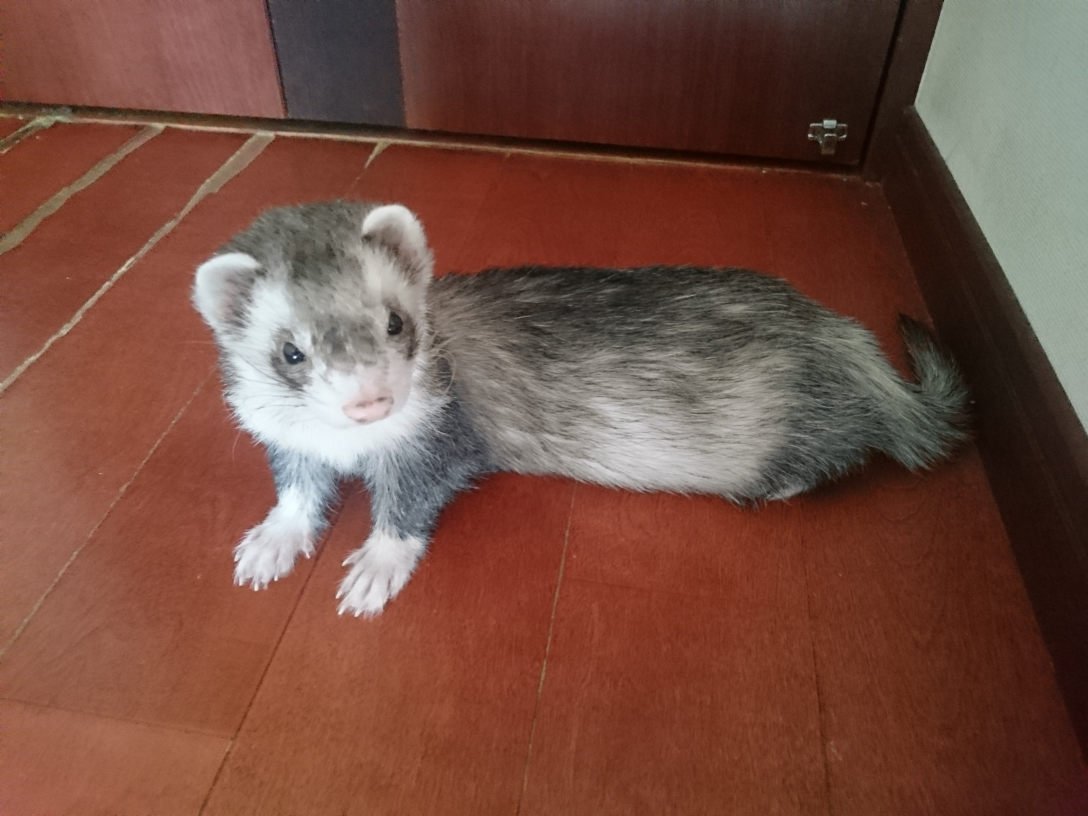
#> input picture column/sample.jpg, 3264 x 2448 px (shown at 1/3 size)
$ jupyter execute --allow-errors 2_column.ipynb   (older library calls are emulated)
#> lines starting #> are read from the running program, lines starting #| are printed output that depends on the picture
# 便利な標準ライブラリ、サードパーティ製パッケージ

* コラムのコードを実行した Jupyter Notebook

## Pythonの付属バッテリー、標準ライブラリ

### sysとos：システムパラメータとOS

[cell 1]
import os
os.mkdir('spam') # ディレクトリを作成する
os.chdir('spam') # ディレクトリを移動する
os.getcwd() # 現在のディレクトリを取得する

os.chdir('..') # 元のディレクトリに戻る

[cell 2]
import sys
#> (the rest of this cell did not finish here and is left out)

### timeとdatetime：日付と時刻

[cell 3]
import time
localtime = time.localtime() # 現在時刻をローカルタイムで取得する
time.strftime('%Y-%m-%d %H:%M:%S', localtime) # 日時をフォーマットして返す

[cell 4]
import datetime
now = datetime.datetime.now() # 現在日時を取得する
now.isoformat() # 現在日時をISOフォーマットで返す

[cell 5]
nextyear = datetime.datetime(2018, 1, 1) # 2018年の1月1日の日時を生成
delta = nextyear - now
delta.days # 来年まで261日あることを確認

### mathとrandom：数学関数と乱数

[cell 6]
import math
print(math.pi) # 定数π
print(math.sqrt(2)) # 平方根

[cell 7]
import random
print(random.randint(1, 1000)) # 指定された範囲（1から1000）の間の整数を返す
data = ['spam', 'ham', 'eggs', 'foo', 'bar', 'baz']
print(random.choice(data)) # ランダムに要素を取り出す
random.shuffle(data) # 要素の順番をシャッフルする
print(data)

### itertools：イテレータ生成関数

[cell 8]
import itertools
for x in itertools.chain('ABC', 'DEF'): # 全体をつなげて一つのシーケンスにする
    print(x)

[cell 9]
for x in itertools.combinations('ABCD', 2): # 長さ2の組み合わせを返す
    print(x)

### shutil：高レベルなファイル操作

[cell 10]
import shutil
shutil.copytree('src_dir', 'dst_dir') # src_dir以下のファイルをdst_dirにコピーする
shutil.rmtree('src_dir') # src_dir以下のファイルをすべて削除する

### json：JSONエンコーダとデコーダ

[cell 11]
import json
data = {'spam': 'SPAM', 'ham': True, 'eggs': None} # 辞書型のデータを定義
json.dumps(data) # json形式の文字列に変換する

## Pythonをさらに強力にするサードパーティ製パッケージ

* 下記のコマンドをターミナルで実行して、venv 環境を作成し、各種パッケージをインストールする

```
$ python3.6 -m venv env
$ source env/bin/activate
(env) $ pip install python-dateutil
(env) $ pip install requests
(env) $ pip install beautifulsoup4
(env) $ pip install pillow
```

### dateutil：日時操作の強力な拡張

[cell 12]
import dateutil.parser
dateutil.parser.parse("Fri Apr 14 20:34:20 UTC 2017") # 日付の文字列をdatetimeに変換

[cell 13]
dateutil.parser.parse("2017-04-14 20:34:20 JST")

[cell 14]
dateutil.parser.parse("Apr-14-2017")

### Requests：わかりやすいHTTPクライアント

[cell 15]
import requests

#> (the rest of this cell did not finish here and is left out)

### BeautifulSoup 4：HTMLとXMLファイルのパーサー

[cell 16]
from bs4 import BeautifulSoup
import requests
#> (the rest of this cell did not finish here and is left out)

### Pillow：画像処理ライブラリ

[cell 17]
from PIL import Image
image = Image.open('sample.jpg') # 画像を読み込む
#> image is the input picture: PIL image 3264x2448 RGB; mean R, G, B 117.1, 78.1, 65.2
half = (image.size[0] // 2, image.size[1] // 2)
#> half = (1632, 1224)
half_image = image.resize(half, Image.ANTIALIAS) # 画像を1/2に縮小
half_image.save('sample-half.jpg') # 縮小した画像を保存
rotate_image = image.transpose(Image.ROTATE_90) # 画像を90度回転
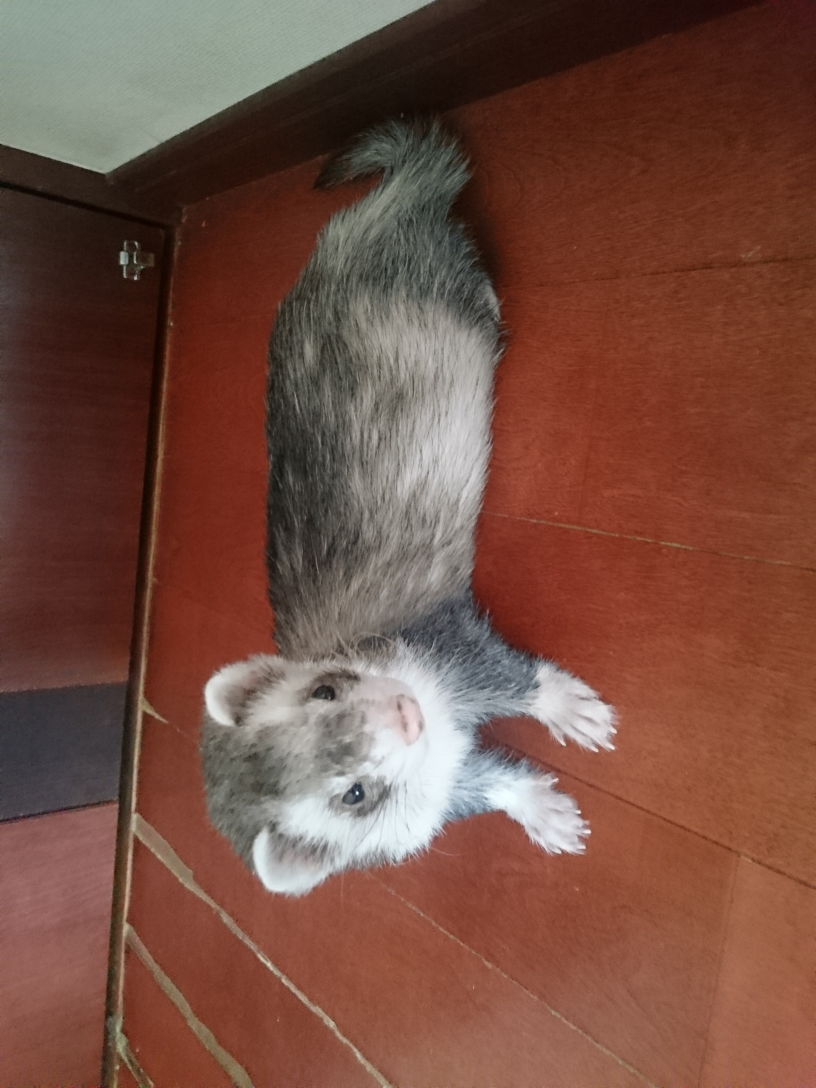
#> rotate_image: PIL image 2448x3264 RGB (shown at 1/3 size); mean R, G, B 117.1, 78.1, 65.2
rotate_image.save('sample-rotate.png') # 回転した画像をPNG形式で保存
